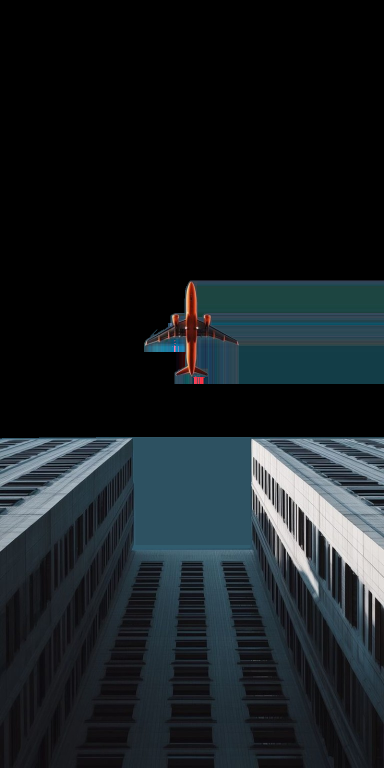
#> input picture app/src/main/assets/scenes/airplane-front.webp, 768 x 1536 px (shown at 1/2 size)
$ python cut_subject.py ../app/src/main/assets/scenes/airplane-front.webp ../app/src/main/assets/scenes/bonsai-front.webp
#> lines starting #> are read from the running program, lines starting #| are printed output that depends on the picture; after the words box and inside, x2 and y2 are one past the last pixel; in counts of white or black regions, pixels touching at a corner belong together
"""Cut the tree and rock out of the bonsai photo: texture-seeded background model, then GrabCut."""
import sys, cv2, numpy as np
src, out = sys.argv[1], sys.argv[2]
img = cv2.imread(src); h, w = img.shape[:2]
#> further down, img is the input picture: shape (1536, 768, 3); mean B, G, R 34.2, 30.6, 24.4
#> after `h, w = img.shape[:2]`: h = 1536; w = 768
lab = cv2.cvtColor(img, cv2.COLOR_BGR2LAB).astype(np.float32)
L = lab[..., 0]
# Local detail: leaves, bark, moss and rock are textured; the glowing backdrop is smooth.
detail = np.abs(L - cv2.GaussianBlur(L, (0, 0), 3))
detail = cv2.GaussianBlur(detail, (0, 0), 3)
textured = detail > 2.2
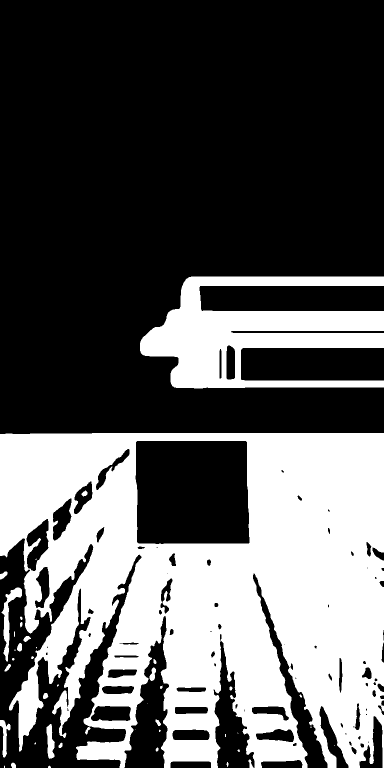
#> textured: shape (1536, 768) bool (shown at 1/2 size); 35.2% white; 43 white regions (14 under 20 px), largest, box (x1, y1, x2, y2) and area: (0, 866, 768, 1536) 353565, (280, 553, 768, 777) 57064, (3, 1175, 44, 1323) 1649
textured = cv2.dilate(textured.astype(np.uint8), np.ones((9, 9), np.uint8)) > 0
#> textured: shape (1536, 768) bool; 41.4% white; 13 white regions, largest, box (x1, y1, x2, y2) and area: (0, 862, 768, 1536) 413408, (276, 549, 768, 781) 69731, (89, 1444, 129, 1522) 1831
# Smooth backdrop estimate from untextured pixels only (normalized convolution at 1/4 scale).
f = 4; sm = (~textured).astype(np.float32)
lab_s = cv2.resize(lab, (w//f, h//f)); m_s = cv2.resize(sm, (w//f, h//f))
for sig in (6, 14, 30):
    num = cv2.GaussianBlur(lab_s*m_s[..., None], (0, 0), sig); den = cv2.GaussianBlur(m_s, (0, 0), sig)
    est = num/np.maximum(den[..., None], 1e-4)
    if sig == 6: bg_s = est; have = den > .05
    else: bg_s = np.where(have[..., None], bg_s, est); have |= den > .05
#> this loop made 3 passes
#> pass 1, `num = cv2.GaussianBlur(lab_s * m_s[..., None], (0, 0), sig)`:
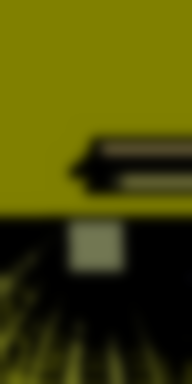
#> num: shape (384, 192, 3) float32; mean B, G, R 6, 74.3, 74.1
#> pass 1, `den = cv2.GaussianBlur(m_s, (0, 0), sig)`:
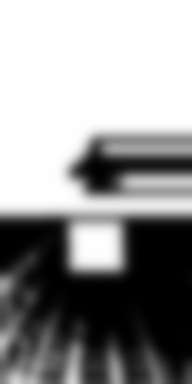
#> den: shape (384, 192) float32; min 0, max 1, mean 0.585
#> after the loop:
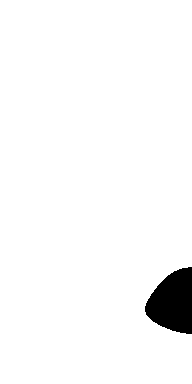
#> have: shape (384, 192) bool; 96.9% white; 1 black region, box (x1, y1, x2, y2) and area: (145, 267, 192, 334) 2274
bg = cv2.resize(bg_s, (w, h))
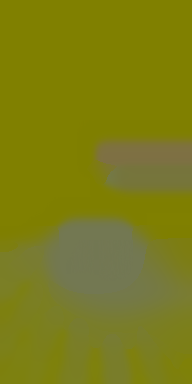
#> bg_s: shape (384, 192, 3) float32; mean B, G, R 22.5, 125.9, 124.9
d = np.linalg.norm(lab - bg, axis=2)
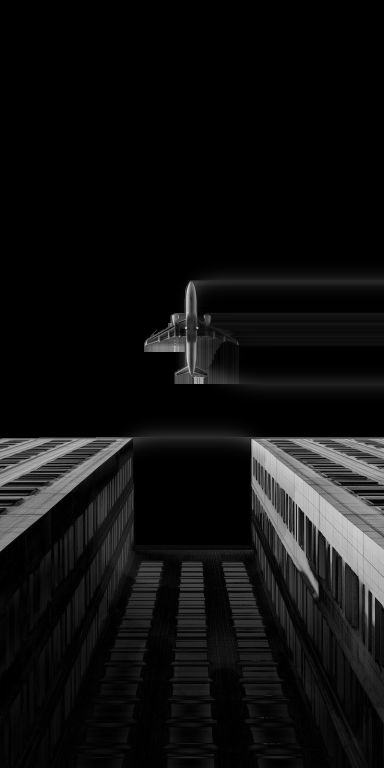
#> d: shape (1536, 768) float32 (shown at 1/2 size); min 0, max 224.3, mean 16.4
x, y, rw, rh = 150, 660, 560, 900
mask = np.full((h, w), cv2.GC_BGD, np.uint8)
roi = np.zeros((h, w), bool); roi[y:y+rh, x:x+rw] = True
mask[roi] = cv2.GC_PR_BGD
mask[roi & (d > 9)] = cv2.GC_PR_FGD
mask[roi & (d > 20) & (detail > 3)] = cv2.GC_FGD
mask[roi & (d < 4) & ~textured] = cv2.GC_BGD
bgd = np.zeros((1, 65)); fgd = np.zeros((1, 65))
cv2.grabCut(img, mask, None, bgd, fgd, 6, cv2.GC_INIT_WITH_MASK)
fg = np.where((mask == cv2.GC_FGD) | (mask == cv2.GC_PR_FGD), 255, 0).astype(np.uint8)
# Backdrop showing through gaps in the canopy: smooth and close to the backdrop colour.
fine = cv2.dilate((cv2.GaussianBlur(np.abs(L - cv2.GaussianBlur(L, (0, 0), 2)), (0, 0), 1.5) > 2.0).astype(np.uint8), np.ones((3, 3), np.uint8)) > 0
#> fine: shape (1536, 768) bool; 34.6% white; 148 white regions (55 under 20 px), largest, box (x1, y1, x2, y2) and area: (0, 868, 768, 1536) 340781, (282, 555, 768, 774) 53772, (149, 1453, 267, 1536) 3357
gap = (~fine) & (d < 10)
#> gap: shape (1536, 768) bool; 61.8% white; 177 black regions (104 under 20 px), largest, box (x1, y1, x2, y2) and area: (0, 853, 768, 1536) 368705, (282, 544, 768, 785) 70225, (149, 1453, 267, 1536) 3845
gap = cv2.morphologyEx(gap.astype(np.uint8), cv2.MORPH_OPEN, np.ones((5, 5), np.uint8)) > 0
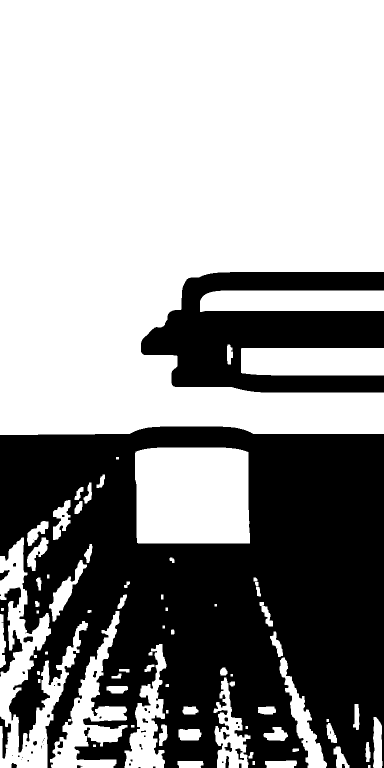
#> gap: shape (1536, 768) bool (shown at 1/2 size); 61% white; 60 black regions (31 under 20 px), largest, box (x1, y1, x2, y2) and area: (0, 853, 768, 1536) 383831, (282, 544, 768, 785) 70629, (0, 1175, 45, 1353) 3164
fg[gap] = 0
n, lbl, st, _ = cv2.connectedComponentsWithStats(fg)
keep = np.zeros_like(fg)
for i in range(1, n):
    if st[i, cv2.CC_STAT_AREA] > 400: keep[lbl == i] = 255
alpha = cv2.GaussianBlur(keep, (0, 0), 0.9)
rgba = cv2.cvtColor(img, cv2.COLOR_BGR2BGRA); rgba[..., 3] = alpha
cv2.imwrite(out, rgba)
print("subject", round((keep > 0).mean()*100, 1), "%")

$ run again, on app/src/main/assets/scenes/desert-front.webp
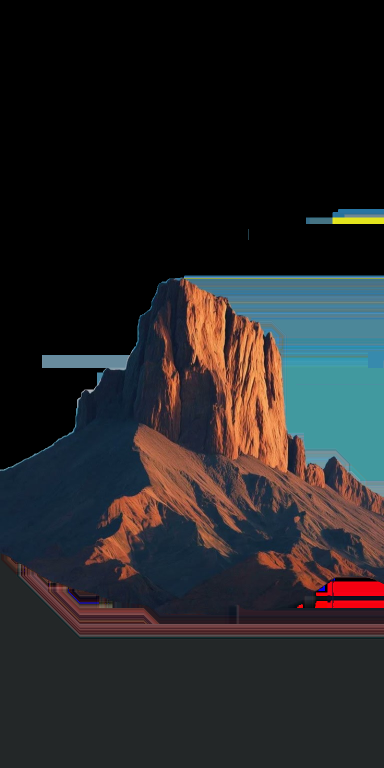
#> input picture app/src/main/assets/scenes/desert-front.webp, 768 x 1536 px (shown at 1/2 size)
#> img is the input picture: shape (1536, 768, 3); mean B, G, R 38, 36.4, 36.8
#> `textured = detail > 2.2`:
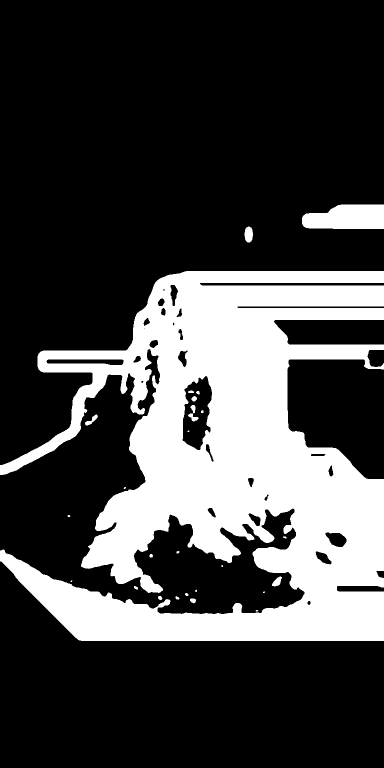
#> textured: shape (1536, 768) bool (shown at 1/2 size); 26.8% white; 27 white regions (8 under 20 px), largest, box (x1, y1, x2, y2) and area: (0, 542, 768, 1282) 307559, (604, 409, 768, 458) 6853, (489, 453, 506, 485) 434
#> sm: shape (1536, 768) float32; values 0 (black) and 1 (white), 69.1% white; 10 black regions, largest, box (x1, y1, x2, y2) and area: (0, 538, 768, 1286) 353915, (600, 405, 768, 462) 8393, (485, 449, 510, 489) 890
#> fine: shape (1536, 768) bool; 26.4% white; 101 white regions (39 under 20 px), largest, box (x1, y1, x2, y2) and area: (0, 545, 768, 1225) 251109, (0, 1098, 768, 1281) 48485, (606, 412, 768, 455) 5845
#> `gap = cv2.morphologyEx(gap.astype(np.uint8), cv2.MORPH_OPEN, np.ones((..`:
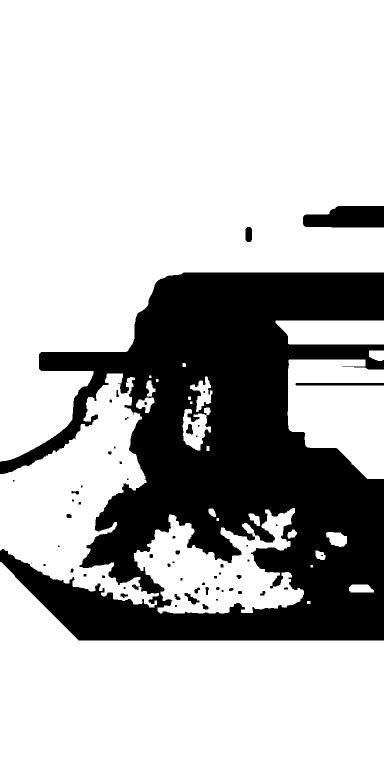
#> gap: shape (1536, 768) bool (shown at 1/2 size); 72.3% white; 58 black regions (21 under 20 px), largest, box (x1, y1, x2, y2) and area: (0, 545, 768, 1281) 317559, (606, 412, 768, 455) 5891, (591, 766, 768, 771) 883
